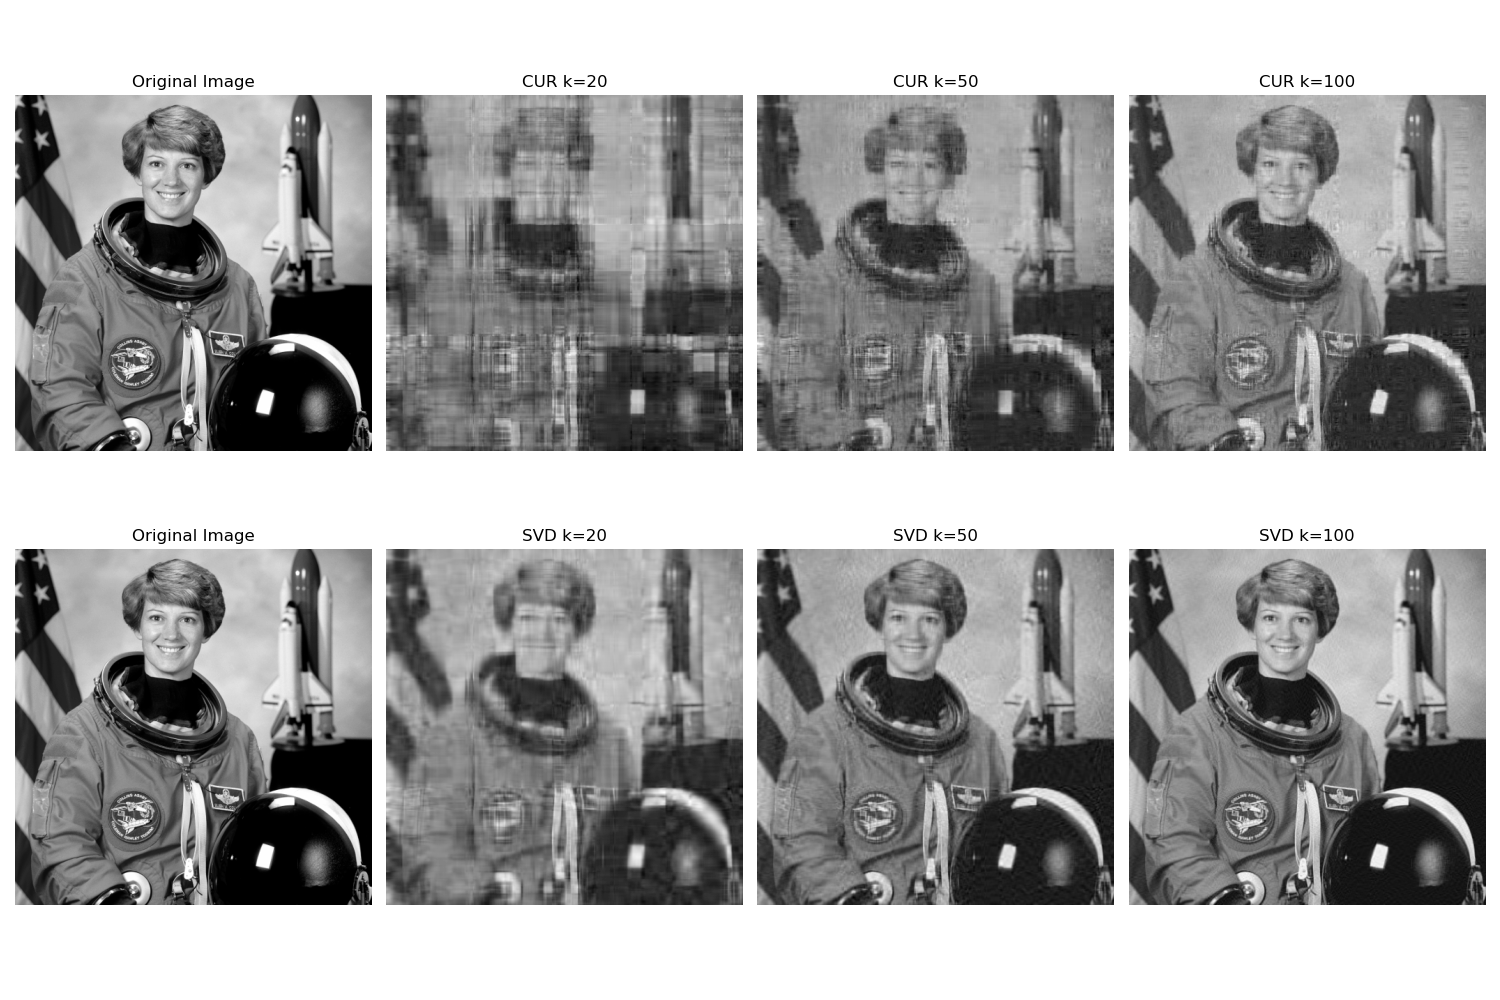

The Python source for this figure:
import numpy as np
import matplotlib.pyplot as plt
from skimage import data, color
from skimage.color import rgb2gray
from scipy.linalg import svd, pinv, diagsvd
from time import time
from skimage.metrics import peak_signal_noise_ratio as psnr
from skimage.metrics import structural_similarity as ssim
import scipy.linalg as la

# Load the image and convert to grayscale
image = rgb2gray(data.astronaut())

# Function to calculate PSNR and SSIM
def calculate_metrics(original, compressed):
    psnr_value = psnr(original, compressed)
    ssim_value = ssim(original, compressed, data_range=1.0)
    return psnr_value, ssim_value

# Lists to store PSNR and SSIM values for CUR and SVD
psnr_cur = []
ssim_cur = []
psnr_svd = []
ssim_svd = []


def cur_decomposition(A, k):
    # Compute SVD of A
    start_time = time()
    U, s, Vt = la.svd(A, full_matrices=False)  # Convert sparse matrix to dense for SVD
    V = Vt.T

    # Compute raw leverage scores
    raw_leverage_scores = np.sum(V**2, axis=1)

    # Normalize the scores to form a probability distribution
    leverage_scores = raw_leverage_scores / np.sum(raw_leverage_scores)
    
    # Select k columns based on the leverage scores probabilistically
    selected_columns = np.random.choice(np.arange(A.shape[1]), size=k, replace=False, p=leverage_scores)
    
    C = A[:, selected_columns]
    R = A[selected_columns, :]
    C_pinv = la.pinv(C)
    R_pinv = la.pinv(R)
    U = C_pinv @ A @ R_pinv
    cur_image = C @ U @ R
    elapsed_time = time() - start_time
    
    return cur_image, elapsed_time 


# Function to apply SVD decomposition and reconstruct with top k singular values
def svd_reconstruction(matrix, k):
    start_time = time()
    U, S, Vt = svd(matrix, full_matrices=False)
    S_k = diagsvd(S[:k], k, k)
    svd_image = U[:, :k] @ S_k @ Vt[:k, :]
    elapsed_time = time() - start_time
    return svd_image, elapsed_time

# Set different ranks for demonstration
k_values = [20, 50, 100]
cur_times = []
svd_times = []

fig, axes = plt.subplots(2, len(k_values) + 1, figsize=(15, 10))

# Show original image
axes[0, 0].imshow(image, cmap='gray')
axes[0, 0].set_title('Original Image')
axes[0, 0].axis('off')
axes[1, 0].imshow(image, cmap='gray')
axes[1, 0].set_title('Original Image')
axes[1, 0].axis('off')



# Show compressed images for each k and record times
for i, k in enumerate(k_values):
    # CUR Compression
    cur_compressed, cur_time = cur_decomposition(image, k)
    cur_times.append(cur_time)
    axes[0, i + 1].imshow(cur_compressed, cmap='gray')
    axes[0, i + 1].set_title(f'CUR k={k}')
    axes[0, i + 1].axis('off')
    
    # SVD Compression
    svd_compressed, svd_time = svd_reconstruction(image, k)
    svd_times.append(svd_time)
    axes[1, i + 1].imshow(svd_compressed, cmap='gray')
    axes[1, i + 1].set_title(f'SVD k={k}')
    axes[1, i + 1].axis('off')

    # Calculate PSNR and SSIM for CUR
    psnr_value_cur, ssim_value_cur = calculate_metrics(image, cur_compressed)
    psnr_cur.append(psnr_value_cur)
    ssim_cur.append(ssim_value_cur)
    
    # Calculate PSNR and SSIM for SVD
    psnr_value_svd, ssim_value_svd = calculate_metrics(image, svd_compressed)
    psnr_svd.append(psnr_value_svd)
    ssim_svd.append(ssim_value_svd)

plt.tight_layout()
plt.savefig("imcomp.png")
plt.close()

# Plot computational times
fig, ax = plt.subplots()
ax.plot(k_values, cur_times, label='CUR Decomposition', marker='o')
ax.plot(k_values, svd_times, label='SVD Decomposition', marker='o')
ax.set_xlabel('Rank k')
ax.set_ylabel('Time (seconds)')
ax.set_title('Computational Time Comparison')
ax.legend()

plt.savefig("imcomptime.png")

fig, axes = plt.subplots(2, 1, figsize=(8, 8))

axes[0].plot(k_values, psnr_cur, label='CUR', marker='o')
axes[0].plot(k_values, psnr_svd, label='SVD', marker='o')
axes[0].set_xlabel('Rank (k)')
axes[0].set_ylabel('PSNR')
axes[0].set_title('PSNR Comparison')
axes[0].legend()

axes[1].plot(k_values, ssim_cur, label='CUR', marker='o')
axes[1].plot(k_values, ssim_svd, label='SVD', marker='o')
axes[1].set_xlabel('Rank (k)')
axes[1].set_ylabel('SSIM')
axes[1].set_title('SSIM Comparison')
axes[1].legend()

plt.tight_layout()
plt.show()
